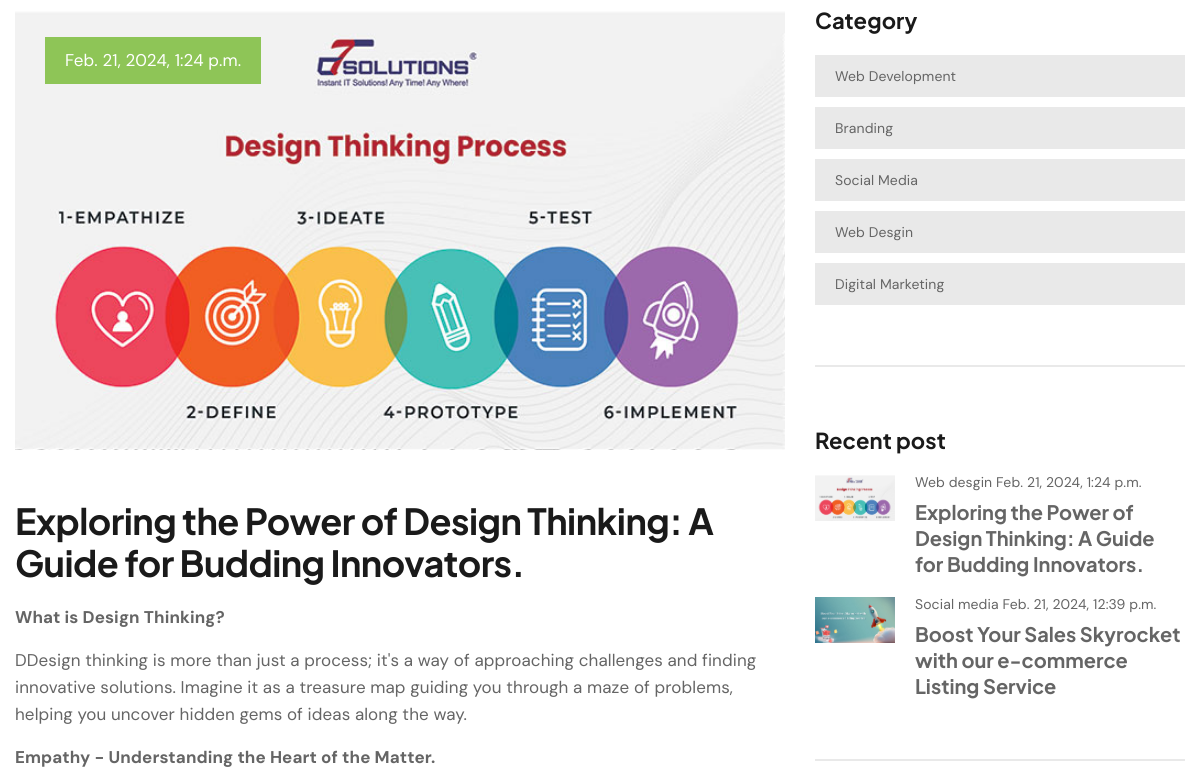
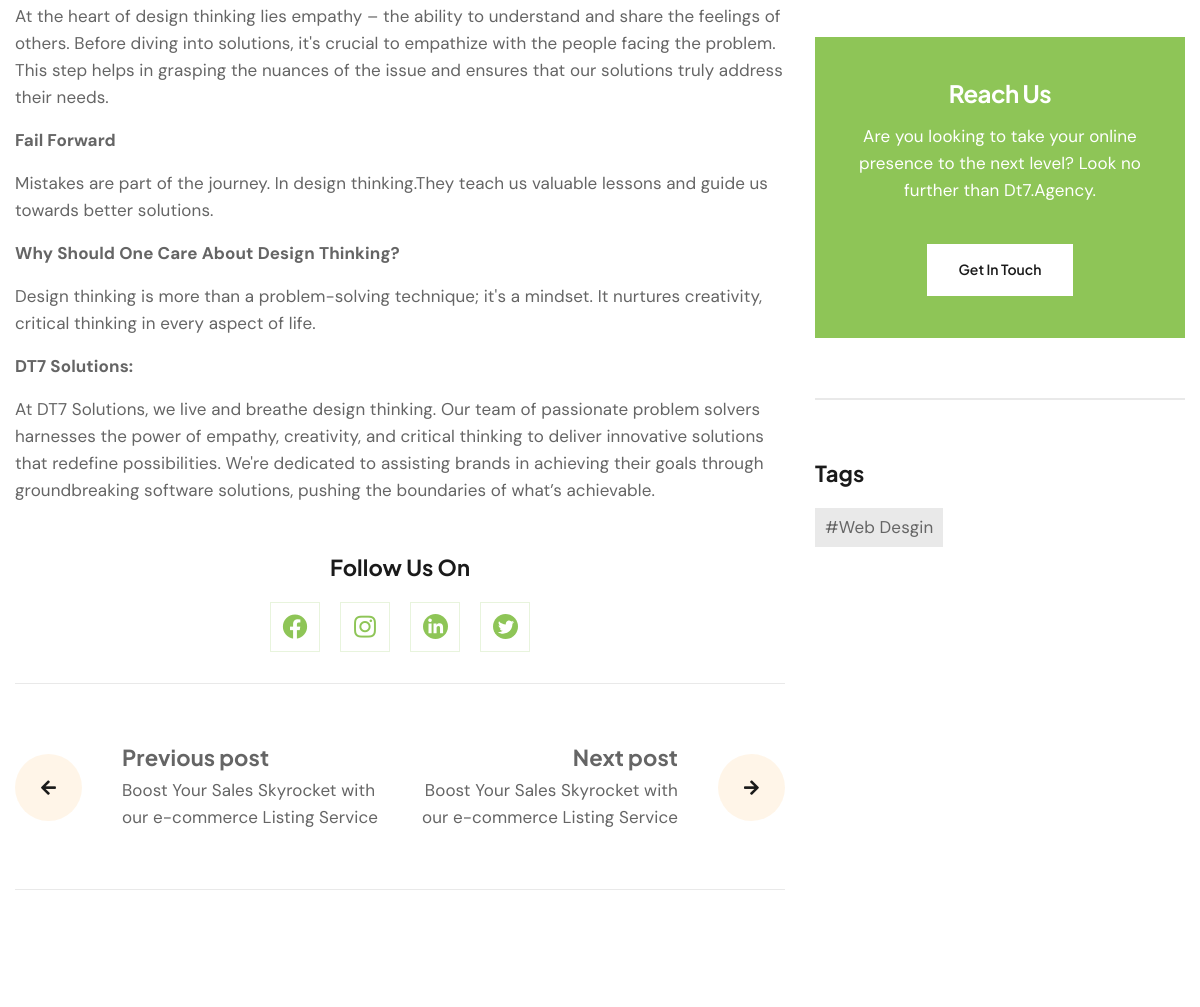
/blog/Exploring-the-power-of-desgin (middle part), run on an earlier commit of the app's database (2 pictures, top to bottom).
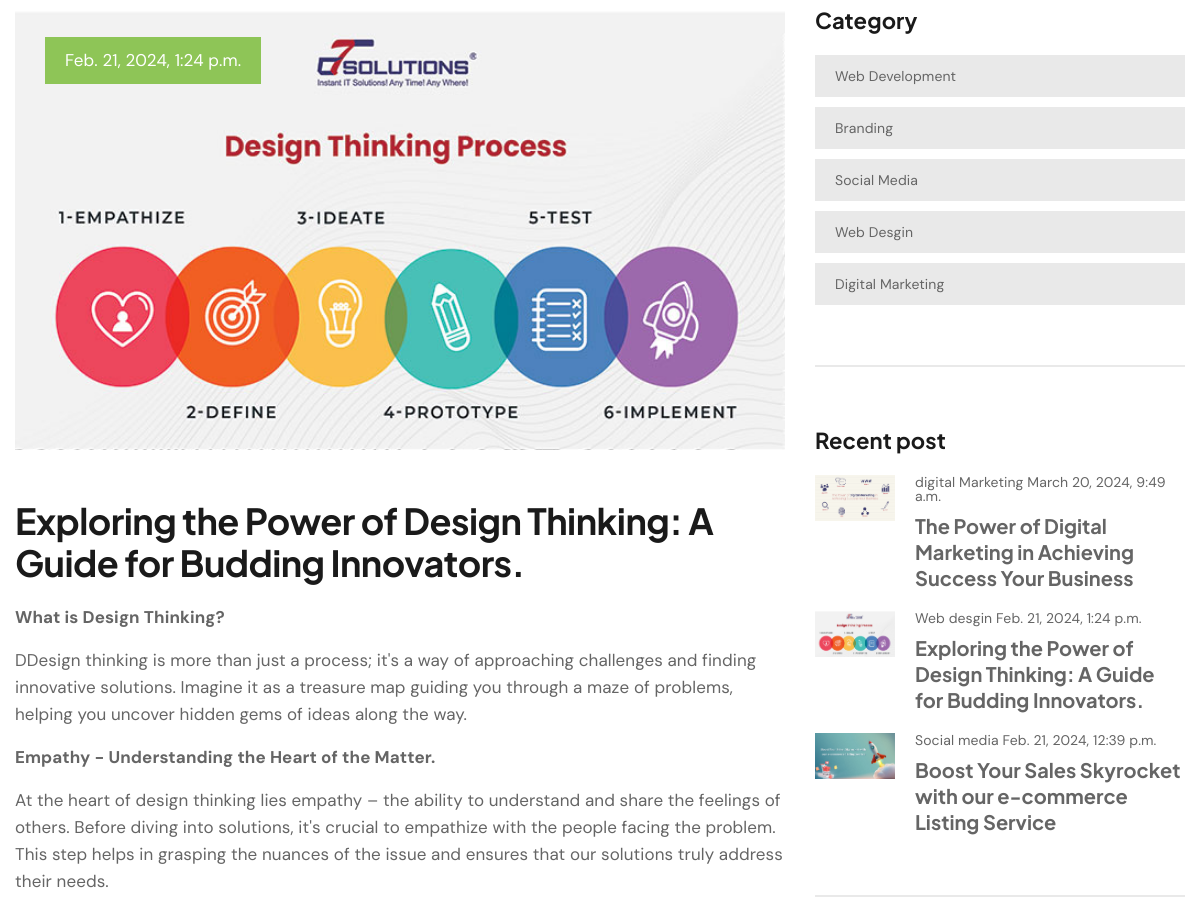
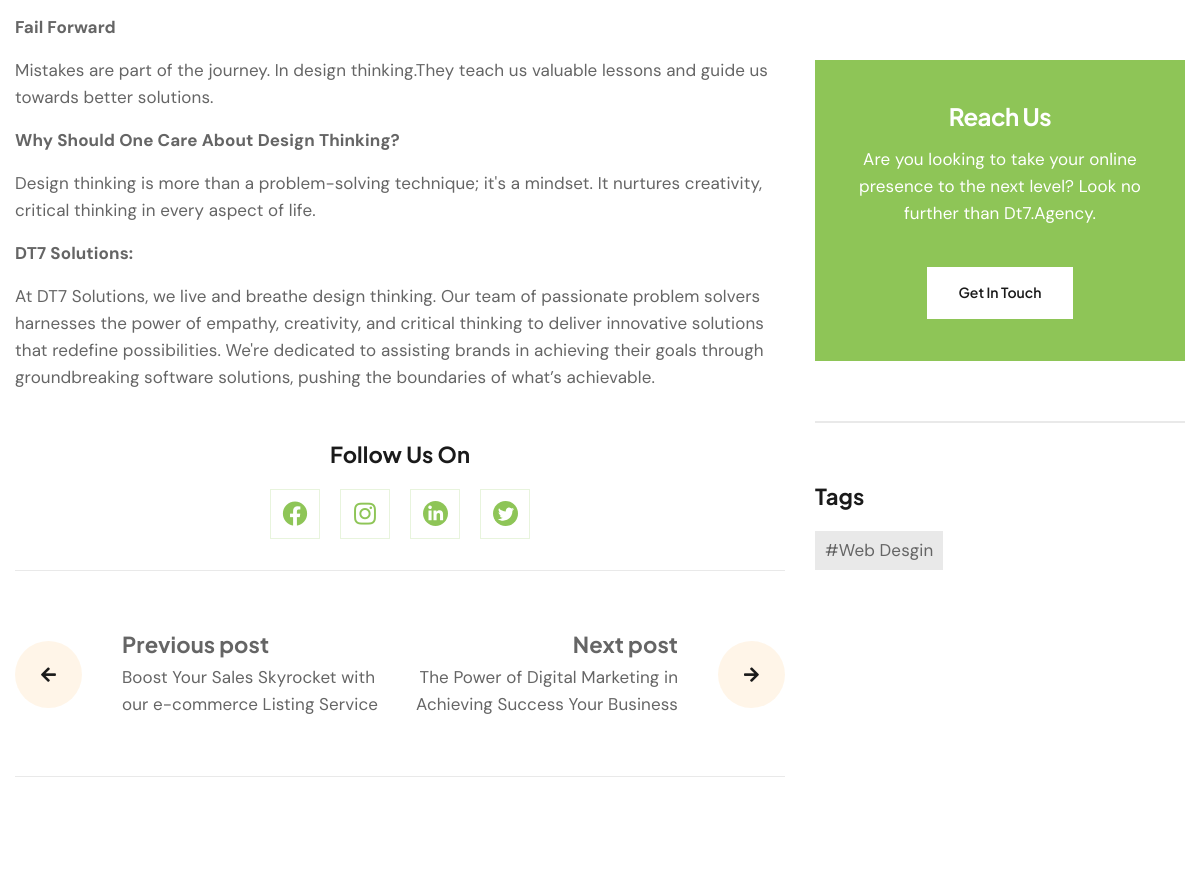
And on a later commit of the database (2 pictures, top to bottom).
### DT7App/models.py (models this page shows)
class BlogPost(models.Model):
    Id = models.AutoField(primary_key=True)
    Category = models.ForeignKey(Category,on_delete=models.CASCADE,related_name='categories')
    Title =  models.CharField(max_length=225,default="title")
    Image1 = models.ImageField(upload_to='uploads/')
    Body = RichTextField(blank=True,null=True)
    Sluglink = models.CharField(max_length=200 ,blank=True,null=True)
    Tags = models.CharField(max_length=100 )
    CreatedName =  models.CharField(max_length=100)
    Create_at = models.DateTimeField(default=datetime.now)
    status = models.IntegerField(choices=STATUS, default=0)
    class Meta:
        ordering = ['-Create_at']
    def __str__(self):
            return self.Title

class Category(models.Model):
        Name = models.CharField(max_length=30,default="heading")
        Created = models.DateTimeField(default=datetime.now)
        def __str__(self):
            return self.Name
        class Meta:
            verbose_name ='Category'
            verbose_name_plural = 'Categories'

### DT7App/views.py (the view)
# urls.py: path('blog/<str:slug>', Blogdetails , name='blog'),
def Blogdetails(request,slug):
    blog_list = BlogPost.objects.filter().order_by('-Id')[:3]
    selectpost = BlogPost.objects.get(Sluglink=slug)
    totalcategories = Category.objects.all()
    all_posts = BlogPost.objects.order_by('Id')
    selected_index = None
    for i, post in enumerate(all_posts):
        if post == selectpost:
            selected_index = i
            break
    previous_post = None
    next_post = None
    if selected_index is not None:
        if selected_index > 0:
            previous_post = all_posts[selected_index - 1]
        else:
            previous_post = all_posts.last()
        if selected_index < len(all_posts) - 1:
            next_post = all_posts[selected_index + 1]
        else:
            next_post = all_posts.first()
    context =  {'selectpost':selectpost,'totalcategories':totalcategories,'blog_list':blog_list,'previous_post': previous_post,
        'next_post': next_post,'navbar':'Blog'}
    print(next_post,previous_post)
    return render(request, 'uifiles/blogdetails.html',context)

### templates/uifiles/blogdetails.html (shortened to what the changed rows need)
{% extends 'uifiles/subase.html' %}
{% load static %}
{% block content %}
        <section class="blog-details-page">
            <div class="container">
                <div class="row">
                    {% if selectpost %}
                    <div class="col-xl-8 col-lg-7">
                        <div class="blog-details-page__content">
                            <div class="blog-details-page__post wow animated fadeInUp" data-wow-delay="0.1s" data-wow-duration="1500ms">
                                <div class="blog-details-page__post-img-box">
                                    <img src="/media/{{selectpost.Image1}}" alt="assets/images/blog/blog-details-1.jpg" class="blog-details-page__post-img">
                                    <p class="blog-details-page__post-date">{{selectpost.Create_at}}</p>
                                </div>
                                <div class="blog-details-page__post-content">
                                    <h3 class="blog-details-page__post-title">{{selectpost.Title}}</h3>
                                    <p class="blog-details-page__post-desc"> {{selectpost.Body|safe}}</p>
                                </div>
                            </div>
                            <div class="blog-details-page__social-box">
                                <h3 class="blog-details-page__social-title">Follow Us on</h3>
                                <ul class="blog-details-page__social">
                                    <li class="blog-details-page__social-item">
                                        <a href="https://www.facebook.com/dt7solutions" class="blog-details-page__social-link" >
                                            <i class="fab fa-facebook"></i>
                                        </a>
                                    </li>
                                    <li class="blog-details-page__social-item">
                                        <a href="https://www.instagram.com/dt7solutions/" class="blog-details-page__social-link">
                                            <i class="fab fa-instagram"></i>
                                        </a>
                                    </li>
                                    <li class="blog-details-page__social-item">
                                        <a href="https://www.linkedin.com/company/dt7-solutions/" class="blog-details-page__social-link blog-details-page__social-link--fb">
                                        </a>
                                    </li>
                                    <li class="blog-details-page__social-item">
                                        <a href="https://twitter.com/dt7solutions" class="blog-details-page__social-link blog-details-page__social-link--twitter">
                                        </a>
                                    </li>
                                </ul>
                            </div>
                            <div class="blog-details-page__pagination">
                                {% if previous_post %}
                                <div class="blog-details-page__prev-box">
                                    <a href="{% url 'blog' slug=previous_post.Sluglink %}" class="blog-details-page__prev-icon">
                                        <i class="fas fa-arrow-left"></i>
                                    </a>
                                    <div class="blog-details-page__prev-content">
                                        <h3 class="blog-details-page__prev-title">Previous post</h3>
                                        <p class="blog-details-page__prev-text"> {{ previous_post.Title }}</p>
                                    </div>
                                </div>
                                {% endif %}
                                {% if next_post %}
                                <div class="blog-details-page__next-box">
                                    <div class="blog-details-page__next-content">
                                        <h3 class="blog-details-page__next-title">Next post</h3>
                                        <p class="blog-details-page__next-text"> {{ next_post.Title }}</p>
                                    </div>
                                    <a href="{% url 'blog' slug=next_post.Sluglink %}" class="blog-details-page__next-icon">
                                        <i class="fas fa-arrow-right"></i>
                                    </a>
                                </div>
                                {% endif %}
                            </div>
                        </div>
                    </div>
                    {% endif %}
                    <div class="col-xl-4 col-lg-5">
                        <div class="page-sidebar">
                            <div class="page-sidebar__category page-sidebar__single wow animated fadeInLeft" data-wow-delay="0.1s" data-wow-duration="1500ms">
                                <ul class="page-sidebar__category-list">
                                    {% for category in totalcategories %}
                                    <li class="page-sidebar__category-item">
                                        <a href="#" class="page-sidebar__category-link"><span>{{ category.Name }}</span> </a>
                                    </li>
                                    {% endfor %}
                                </ul>
                            </div>
                            <div class="page-sidebar__post page-sidebar__single wow animated fadeInLeft" data-wow-delay="0.1s" data-wow-duration="1500ms">
                                {% for blogitem in blog_list %}
                                <div class="page-sidebar__post-box">
                                    <a href="blog-details.html" class="page-sidebar__post-img-box">
                                        <img src="/media/{{blogitem.Image1}}" alt="post" class="page-sidebar__post-img">
                                    </a>
                                    <div class="page-sidebar__post-content">
                                        <p class="page-sidebar__post-date"><span>{{blogitem.Category}}</span> <span>{{blogitem.Create_at}}</span></p>
                                        <a href="blog-details.html" class="page-sidebar__post-title-link">{{blogitem.Title}}</a>
                                    </div>
                                </div>
                                {% endfor %}
                            </div>
                            <div class="page-sidebar__tag page-sidebar__single wow animated fadeInLeft" data-wow-delay="0.1s" data-wow-duration="1500ms">
                                <div class="page-sidebar__tag-box">
                                    <a href="#" class="page-sidebar__tag-btn">{{selectpost.Tags}}</a>
                                </div>
                            </div>
                        </div>
                    </div>
                </div>
            </div>
        </section>
{% endblock %}

What changed in the data, as far as the page shows it:
added BlogPost: Title "The Power of Digital Marketing in Achieving Success Your Business", Image1 (picture), Category "digital Marketing", Create_at "March 20, 2024, 9:49 a.m."
Also different on the page:
{{ next_post.Title }}: "Boost Your Sales Skyrocket with our e-commerce Listing Service" → "The Power of Digital Marketing in Achieving Success Your Business"
